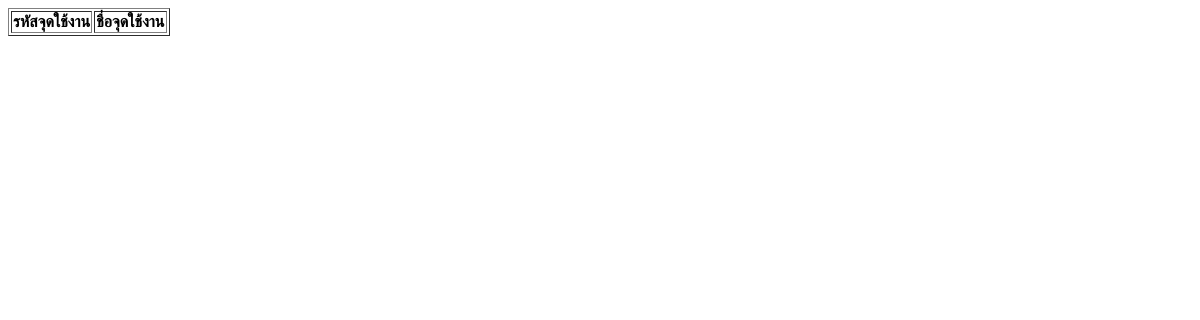
The app's page /Asset_register/Asset.php, older data.
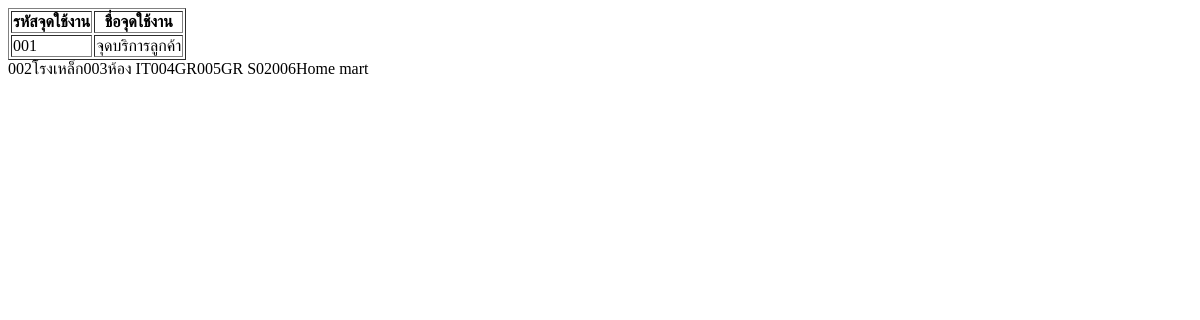
The same page, newer data.
### tables this page shows
CREATE TABLE IF NOT EXISTS `active_point` (
`Active_id` tinyint(3) unsigned zerofill NOT NULL,
  `Active_name` varchar(150) NOT NULL
);

### Asset_register/Asset.php (the view, shortened to what this page needs)
<!DOCTYPE html PUBLIC "-//W3C//DTD XHTML 1.0 Transitional//EN" "http://www.w3.org/TR/xhtml1/DTD/xhtml1-transitional.dtd">
<html xmlns="http://www.w3.org/1999/xhtml">
<head>
</head>
<body>
<?php
	$con = connect_db();
	$resulf = mysqli_query($con,"SELECT * FROM active_point")or die
	("MYSQL Error".mysqli_error($con));
	echo "<table border = 1>";
	echo "<TH>รหัสจุดใช้งาน </TH>";
	echo "<TH>ชื่อจุดใช้งาน</TH>";
	while(list($Active_id , $Active_name) = mysqli_fetch_row($resulf)){
		echo "<TR>";
		echo "<TD>$Active_id</TD>";
		echo "<TD>$Active_name</TD>";
		echo "</TR>";
		echo "</table>";
	}
?>
</body>
</html>

Row changes from the older to the newer data that the page shows:
added active_point: Active_id "001", Active_name "จุดบริการลูกค้า"
added active_point: Active_id "002", Active_name "โรงเหล็ก"
added active_point: Active_id "003", Active_name "ห้อง IT"
added active_point: Active_id "004", Active_name "GR"
added active_point: Active_id "005", Active_name "GR S02"
added active_point: Active_id "006", Active_name "Home mart"
